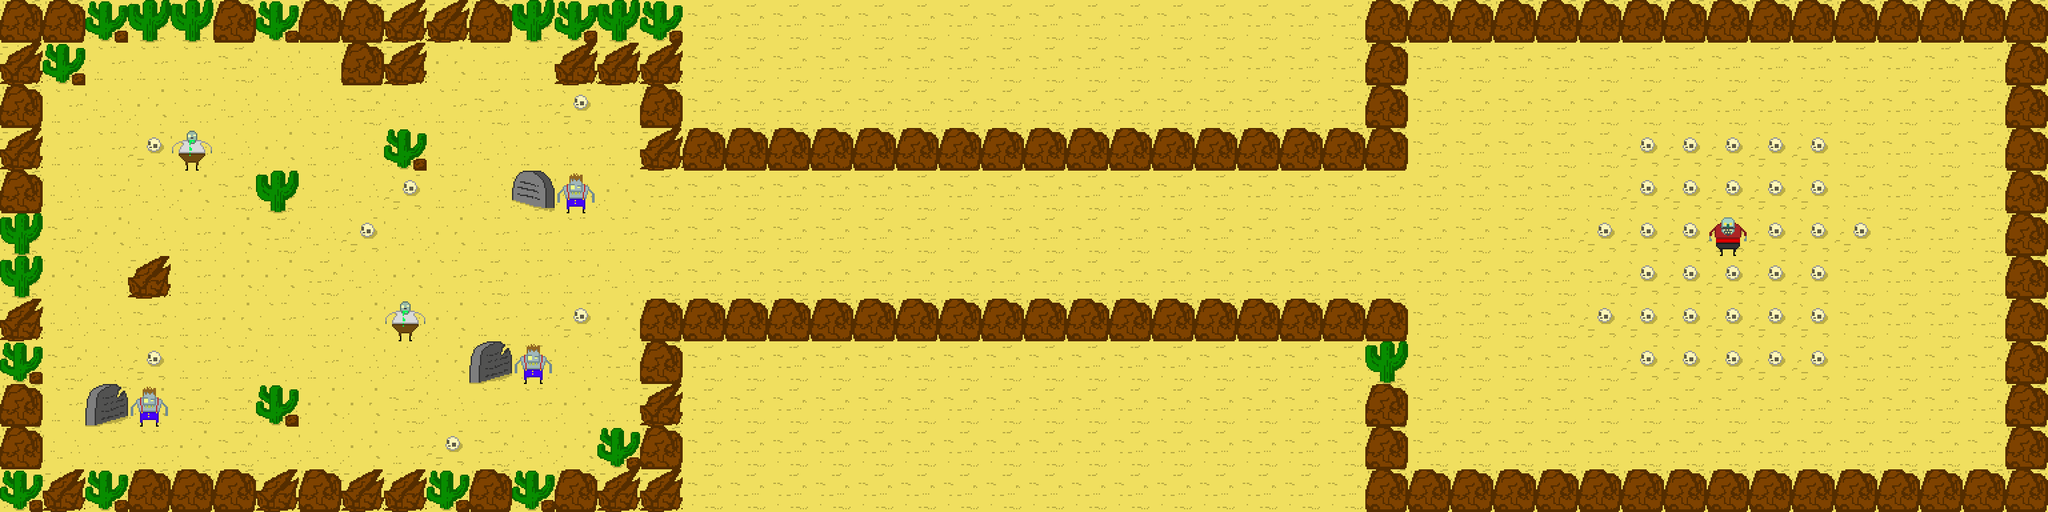

Below is a game level as drawn by its tile map, then a one-line description and the .tmx file that defines it, in full:
An orthogonal 48x12 tile map with 64x64 px tiles, 2 tile layers (layer, spawns), 4 tilesets.

<map version="1.0" orientation="orthogonal" renderorder="right-down" width="48" height="12" tilewidth="64" tileheight="64" nextobjectid="14">
 <tileset firstgid="1" name="sand" tilewidth="64" tileheight="64" tilecount="13">
  <image source="../../public/assets/tiles/sand.png" width="832" height="64" />
 </tileset>
 <tileset firstgid="14" name="zombie-melee" tilewidth="64" tileheight="64" tilecount="36">
  <image source="../../public/assets/characters/zombie-melee.png" width="2304" height="64" />
  <tile id="0">
   <properties>
    <property name="spawn" value="zombie-melee" />
   </properties>
  </tile>
 </tileset>
 <tileset firstgid="50" name="zombie-range" tilewidth="64" tileheight="64" tilecount="35">
  <image source="../../public/assets/characters/zombie-range.png" width="2240" height="64" />
  <tile id="0">
   <properties>
    <property name="spawn" value="zombie-range" />
   </properties>
  </tile>
 </tileset>
 <tileset firstgid="85" name="zombie-boss" tilewidth="64" tileheight="64" tilecount="32">
  <image source="../../public/assets/characters/zombie-boss.png" width="2048" height="64" />
  <tile id="0">
   <properties>
    <property name="spawn" value="zombie-boss" />
   </properties>
  </tile>
 </tileset>
 <layer name="layer" width="48" height="12">
  <data encoding="csv">
8,8,6,7,7,8,6,8,8,9,9,8,7,6,7,6,1,1,1,1,1,1,1,1,1,1,1,1,1,1,1,1,8,8,8,8,8,8,8,8,8,8,8,8,8,8,8,8,
9,6,2,2,2,1,5,5,8,9,4,2,2,9,9,9,1,1,1,1,1,1,1,1,1,1,1,1,1,1,1,1,8,1,1,1,1,1,1,1,1,1,1,1,1,1,1,8,
8,2,5,4,2,5,5,5,1,5,2,1,2,3,2,8,1,1,1,1,1,1,1,1,1,1,1,1,1,1,1,1,8,1,1,1,1,1,1,1,1,1,1,1,1,1,1,8,
9,2,2,3,5,5,4,2,5,6,2,5,2,2,2,9,8,8,8,8,8,8,8,8,8,8,8,8,8,8,8,8,8,1,1,1,1,1,3,3,3,3,3,1,1,1,1,8,
8,5,2,5,4,1,7,2,5,3,2,5,10,5,4,1,1,1,1,1,1,1,1,1,1,1,1,1,1,1,1,1,1,1,1,1,1,1,3,3,3,3,3,1,1,1,1,8,
7,1,4,5,2,4,1,5,3,5,4,2,2,2,2,1,1,1,1,1,1,1,1,1,1,1,1,1,1,1,1,1,1,1,1,1,1,3,3,3,3,3,3,3,1,1,1,8,
7,4,5,9,2,4,4,1,5,4,2,1,2,2,5,1,1,1,1,1,1,1,1,1,1,1,1,1,1,1,1,1,1,1,1,1,1,1,3,3,3,3,3,1,1,1,1,8,
9,5,5,1,2,4,2,2,4,5,4,2,2,3,4,8,8,8,8,8,8,8,8,8,8,8,8,8,8,8,8,8,8,1,1,1,1,3,3,3,3,3,3,1,1,1,1,8,
6,1,5,3,2,2,5,2,5,5,4,11,2,5,1,8,1,1,1,1,1,1,1,1,1,1,1,1,1,1,1,1,7,1,1,1,1,1,3,3,3,3,3,1,1,1,1,8,
8,2,11,4,1,1,6,4,4,1,5,2,2,4,2,9,1,1,1,1,1,1,1,1,1,1,1,1,1,1,1,1,8,1,1,1,1,1,1,1,1,1,1,1,1,1,1,8,
8,5,2,2,4,1,5,5,4,2,3,1,5,4,6,8,1,1,1,1,1,1,1,1,1,1,1,1,1,1,1,1,8,1,1,1,1,1,1,1,1,1,1,1,1,1,1,8,
6,9,6,8,8,8,9,8,9,9,6,8,6,8,9,9,1,1,1,1,1,1,1,1,1,1,1,1,1,1,1,1,8,8,8,8,8,8,8,8,8,8,8,8,8,8,8,8
</data>
 </layer>
 <layer name="spawns" width="48" height="12">
  <data encoding="csv">
0,0,0,0,0,0,0,0,0,0,0,0,0,0,0,0,0,0,0,0,0,0,0,0,0,0,0,0,0,0,0,0,0,0,0,0,0,0,0,0,0,0,0,0,0,0,0,0,
0,0,0,0,0,0,0,0,0,0,0,0,0,0,0,0,0,0,0,0,0,0,0,0,0,0,0,0,0,0,0,0,0,0,0,0,0,0,0,0,0,0,0,0,0,0,0,0,
0,0,0,0,0,0,0,0,0,0,0,0,0,0,0,0,0,0,0,0,0,0,0,0,0,0,0,0,0,0,0,0,0,0,0,0,0,0,0,0,0,0,0,0,0,0,0,0,
0,0,0,0,50,0,0,0,0,0,0,0,0,0,0,0,0,0,0,0,0,0,0,0,0,0,0,0,0,0,0,0,0,0,0,0,0,0,0,0,0,0,0,0,0,0,0,0,
0,0,0,0,0,0,0,0,0,0,0,0,0,14,0,0,0,0,0,0,0,0,0,0,0,0,0,0,0,0,0,0,0,0,0,0,0,0,0,0,0,0,0,0,0,0,0,0,
0,0,0,0,0,0,0,0,0,0,0,0,0,0,0,0,0,0,0,0,0,0,0,0,0,0,0,0,0,0,0,0,0,0,0,0,0,0,0,0,85,0,0,0,0,0,0,0,
0,0,0,0,0,0,0,0,0,0,0,0,0,0,0,0,0,0,0,0,0,0,0,0,0,0,0,0,0,0,0,0,0,0,0,0,0,0,0,0,0,0,0,0,0,0,0,0,
0,0,0,0,0,0,0,0,0,50,0,0,0,0,0,0,0,0,0,0,0,0,0,0,0,0,0,0,0,0,0,0,0,0,0,0,0,0,0,0,0,0,0,0,0,0,0,0,
0,0,0,0,0,0,0,0,0,0,0,0,14,0,0,0,0,0,0,0,0,0,0,0,0,0,0,0,0,0,0,0,0,0,0,0,0,0,0,0,0,0,0,0,0,0,0,0,
0,0,0,14,0,0,0,0,0,0,0,0,0,0,0,0,0,0,0,0,0,0,0,0,0,0,0,0,0,0,0,0,0,0,0,0,0,0,0,0,0,0,0,0,0,0,0,0,
0,0,0,0,0,0,0,0,0,0,0,0,0,0,0,0,0,0,0,0,0,0,0,0,0,0,0,0,0,0,0,0,0,0,0,0,0,0,0,0,0,0,0,0,0,0,0,0,
0,0,0,0,0,0,0,0,0,0,0,0,0,0,0,0,0,0,0,0,0,0,0,0,0,0,0,0,0,0,0,0,0,0,0,0,0,0,0,0,0,0,0,0,0,0,0,0
</data>
 </layer>
</map>